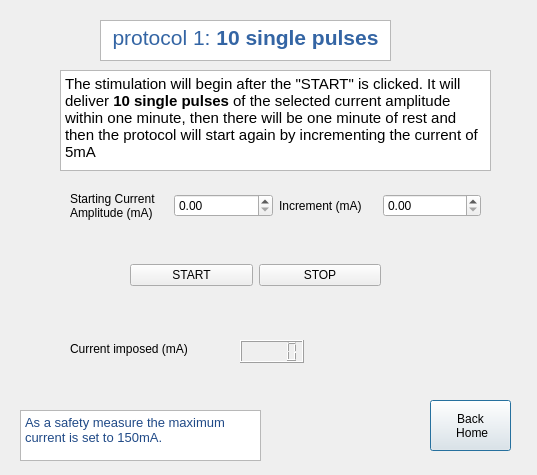
<?xml version="1.0" encoding="UTF-8"?>
<ui version="4.0">
 <class>Protocol1</class>
 <widget class="QDialog" name="Protocol1">
  <property name="geometry">
   <rect>
    <x>0</x>
    <y>0</y>
    <width>537</width>
    <height>475</height>
   </rect>
  </property>
  <property name="windowTitle">
   <string>Dialog</string>
  </property>
  <widget class="QTextBrowser" name="Text_Title">
   <property name="geometry">
    <rect>
     <x>100</x>
     <y>20</y>
     <width>291</width>
     <height>41</height>
    </rect>
   </property>
   <property name="html">
    <string>&lt;!DOCTYPE HTML PUBLIC &quot;-//W3C//DTD HTML 4.0//EN&quot; &quot;http://www.w3.org/TR/REC-html40/strict.dtd&quot;&gt;
&lt;html&gt;&lt;head&gt;&lt;meta name=&quot;qrichtext&quot; content=&quot;1&quot; /&gt;&lt;style type=&quot;text/css&quot;&gt;
p, li { white-space: pre-wrap; }
&lt;/style&gt;&lt;/head&gt;&lt;body style=&quot; font-family:'Ubuntu'; font-size:11pt; font-weight:400; font-style:normal;&quot;&gt;
&lt;p align=&quot;center&quot; style=&quot; margin-top:0px; margin-bottom:0px; margin-left:0px; margin-right:0px; -qt-block-indent:0; text-indent:0px;&quot;&gt;&lt;span style=&quot; font-size:16pt; color:#3465a4;&quot;&gt;protocol 1:&lt;/span&gt;&lt;span style=&quot; font-size:16pt; font-weight:600; color:#3465a4;&quot;&gt; 10 single pulses&lt;/span&gt;&lt;/p&gt;&lt;/body&gt;&lt;/html&gt;</string>
   </property>
  </widget>
  <widget class="QPushButton" name="Button_Home">
   <property name="geometry">
    <rect>
     <x>430</x>
     <y>400</y>
     <width>81</width>
     <height>51</height>
    </rect>
   </property>
   <property name="text">
    <string>Back 
 Home</string>
   </property>
  </widget>
  <widget class="QTextBrowser" name="Text_Note">
   <property name="geometry">
    <rect>
     <x>20</x>
     <y>410</y>
     <width>241</width>
     <height>51</height>
    </rect>
   </property>
   <property name="html">
    <string>&lt;!DOCTYPE HTML PUBLIC &quot;-//W3C//DTD HTML 4.0//EN&quot; &quot;http://www.w3.org/TR/REC-html40/strict.dtd&quot;&gt;
&lt;html&gt;&lt;head&gt;&lt;meta name=&quot;qrichtext&quot; content=&quot;1&quot; /&gt;&lt;style type=&quot;text/css&quot;&gt;
p, li { white-space: pre-wrap; }
&lt;/style&gt;&lt;/head&gt;&lt;body style=&quot; font-family:'Ubuntu'; font-size:11pt; font-weight:400; font-style:normal;&quot;&gt;
&lt;p style=&quot; margin-top:0px; margin-bottom:0px; margin-left:0px; margin-right:0px; -qt-block-indent:0; text-indent:0px;&quot;&gt;&lt;span style=&quot; font-size:10pt; color:#204a87;&quot;&gt;As a safety measure the maximum current is set to 150mA.&lt;/span&gt;&lt;/p&gt;&lt;/body&gt;&lt;/html&gt;</string>
   </property>
  </widget>
  <widget class="QTextBrowser" name="Text_Description">
   <property name="geometry">
    <rect>
     <x>60</x>
     <y>70</y>
     <width>431</width>
     <height>101</height>
    </rect>
   </property>
   <property name="html">
    <string>&lt;!DOCTYPE HTML PUBLIC &quot;-//W3C//DTD HTML 4.0//EN&quot; &quot;http://www.w3.org/TR/REC-html40/strict.dtd&quot;&gt;
&lt;html&gt;&lt;head&gt;&lt;meta name=&quot;qrichtext&quot; content=&quot;1&quot; /&gt;&lt;style type=&quot;text/css&quot;&gt;
p, li { white-space: pre-wrap; }
&lt;/style&gt;&lt;/head&gt;&lt;body style=&quot; font-family:'Ubuntu'; font-size:11pt; font-weight:400; font-style:normal;&quot;&gt;
&lt;p style=&quot; margin-top:0px; margin-bottom:0px; margin-left:0px; margin-right:0px; -qt-block-indent:0; text-indent:0px;&quot;&gt;The stimulation will begin after the &amp;quot;START&amp;quot; is clicked. It will deliver &lt;span style=&quot; font-weight:600;&quot;&gt;10 single pulses&lt;/span&gt; of the selected current amplitude within one minute, then there will be one minute of rest and then the protocol will start again by incrementing the current of 5mA&lt;/p&gt;&lt;/body&gt;&lt;/html&gt;</string>
   </property>
  </widget>
  <widget class="QWidget" name="layoutWidget">
   <property name="geometry">
    <rect>
     <x>130</x>
     <y>240</y>
     <width>251</width>
     <height>71</height>
    </rect>
   </property>
   <layout class="QHBoxLayout" name="horizontalLayout">
    <item>
     <widget class="QPushButton" name="Button_Start">
      <property name="text">
       <string>START</string>
      </property>
     </widget>
    </item>
    <item>
     <widget class="QPushButton" name="Button_Stop">
      <property name="text">
       <string>STOP</string>
      </property>
     </widget>
    </item>
   </layout>
  </widget>
  <widget class="QLabel" name="Label_currentImposed">
   <property name="geometry">
    <rect>
     <x>70</x>
     <y>340</y>
     <width>161</width>
     <height>17</height>
    </rect>
   </property>
   <property name="text">
    <string>Current imposed (mA)</string>
   </property>
  </widget>
  <widget class="QLCDNumber" name="LCD_Current">
   <property name="geometry">
    <rect>
     <x>240</x>
     <y>340</y>
     <width>64</width>
     <height>23</height>
    </rect>
   </property>
  </widget>
  <widget class="QWidget" name="">
   <property name="geometry">
    <rect>
     <x>70</x>
     <y>180</y>
     <width>411</width>
     <height>51</height>
    </rect>
   </property>
   <layout class="QHBoxLayout" name="horizontalLayout_2">
    <item>
     <widget class="QLabel" name="Label_CurrentAmplitude">
      <property name="text">
       <string>Starting Current 
Amplitude (mA)</string>
      </property>
     </widget>
    </item>
    <item>
     <widget class="QDoubleSpinBox" name="SpinBox_CurrentAmplitude"/>
    </item>
    <item>
     <widget class="QLabel" name="Label_Increment">
      <property name="text">
       <string>Increment (mA)</string>
      </property>
     </widget>
    </item>
    <item>
     <widget class="QDoubleSpinBox" name="SpinBox_Increment"/>
    </item>
   </layout>
  </widget>
 </widget>
 <resources/>
 <connections/>
</ui>
